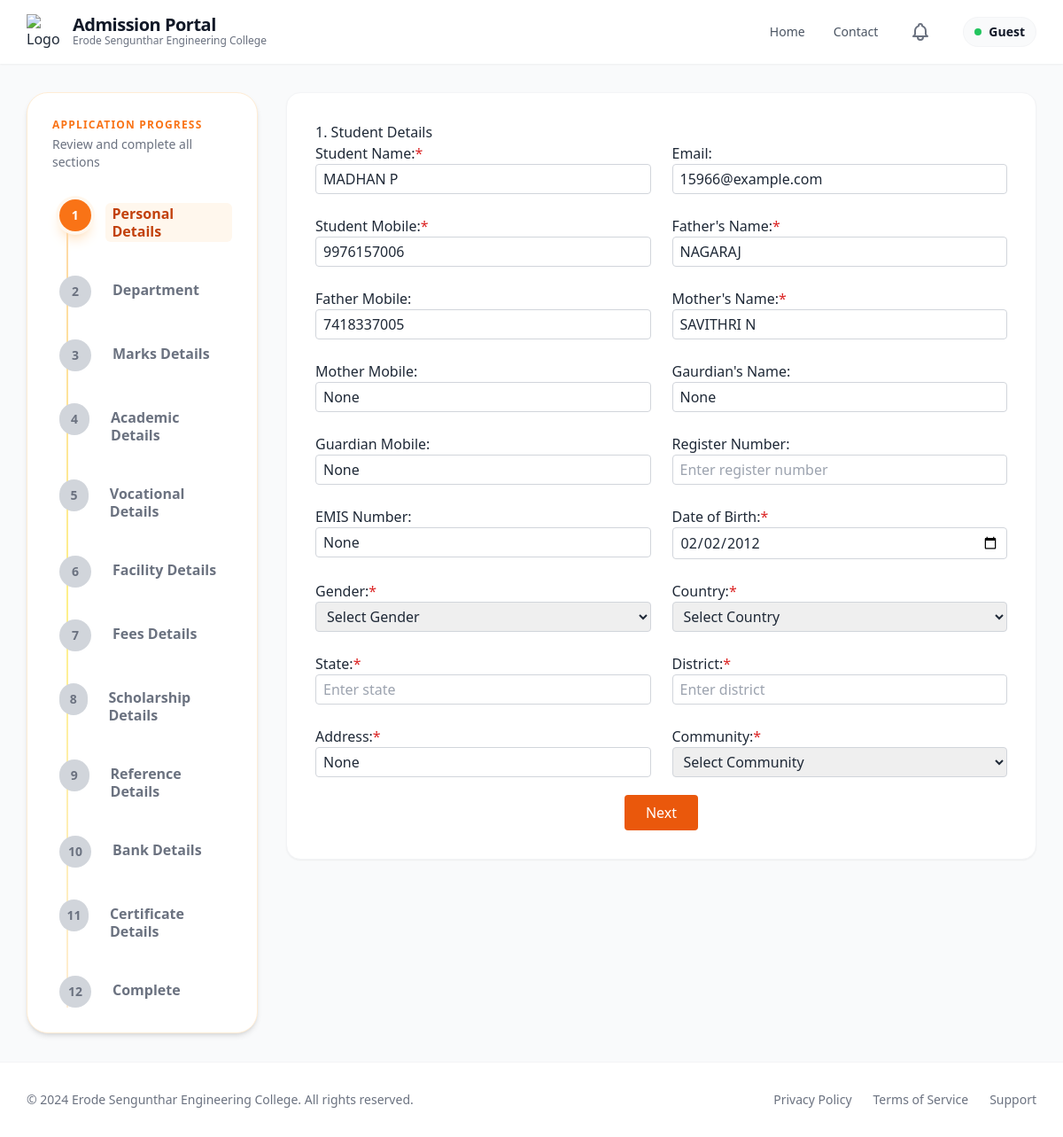
Screenshot of /personal_details/1000/ with the database file from the repository.
### app/models.py (models this page shows, shortened)
class Admission(models.Model):
    ADMISSION_STATUS_CHOICES = (
        ('enquired', 'Enquired'),
        ('admitted', 'Admitted'),
        ('discontinued', 'Discontinued'),
        ('left', 'Left'),
    )
    admission_status = models.CharField(max_length=20, choices=ADMISSION_STATUS_CHOICES, default='enquired')
    application_number = models.CharField(max_length=100, blank=True, null=True)
    application_date = models.DateField(blank=True, null=True)
    admission_date = models.DateField(blank=True, null=True)
    allotment_number = models.CharField(max_length=100, blank=True, null=True)
    portal_status = models.CharField(max_length=50, blank=True, null=True)
    quota = models.CharField(max_length=50, blank=True, null=True)
    roll_number = models.CharField(max_length=100, blank=True, null=True)
    unique_id = models.CharField(max_length=100, blank=True, null=True)
    umis_number = models.CharField(max_length=100, blank=True, null=True)
    level = models.CharField(max_length=10, blank=True, null=True)
    course = models.CharField(max_length=100, blank=True, null=True)
    branch = models.CharField(max_length=100, blank=True, null=True)
    department_preferences = models.JSONField(default=dict, blank=True, null=True)
    pg_dept = models.CharField(max_length=255, blank=True, null=True)
    is_fg = models.BooleanField(default=False, blank=True, null=True)
    fg_number = models.CharField(max_length=100, blank=True, null=True)
    pmss = models.BooleanField(default=False, blank=True, null=True)
    seven_five = models.BooleanField(default=False, blank=True, null=True)
    student_name = models.CharField(max_length=255, blank=True, null=True)
    dob = models.DateField(blank=True, null=True)
    gender = models.CharField(max_length=10, blank=True, null=True)
    community = models.CharField(max_length=50, blank=True, null=True)
    caste = models.CharField(max_length=100, blank=True, null=True)
    region = models.CharField(max_length=100, blank=True, null=True)
    aadhaar_number = models.CharField(max_length=12, blank=True, null=True)
    father_name = models.CharField(max_length=255, blank=True, null=True)
    mother_name = models.CharField(max_length=255, blank=True, null=True)
    guardian_name = models.CharField(max_length=255, blank=True, null=True)
    father_mobile = models.CharField(max_length=15, blank=True, null=True)
    mother_mobile = models.CharField(max_length=15, blank=True, null=True)
    guardian_mobile = models.CharField(max_length=15, blank=True, null=True)
    email = models.EmailField(blank=True, null=True)
    student_mobile = models.CharField(max_length=15, blank=True, null=True)
    address = models.TextField(blank=True, null=True)
    pincode = models.CharField(max_length=10, blank=True, null=True)
    district = models.CharField(max_length=100, blank=True, null=True)
    state = models.CharField(max_length=100, blank=True, null=True)
    country = models.CharField(max_length=100, blank=True, null=True)
    qualification = models.CharField(max_length=10, blank=True, null=True)
    tenth_total = models.CharField(max_length=50, blank=True, null=True)
    tenth_percentage = models.CharField(max_length=50, blank=True, null=True)
    twelfth_total = models.CharField(max_length=50, blank=True, null=True)
    twelfth_percentage = models.CharField(max_length=50, blank=True, null=True)
    twelfth_major = models.CharField(max_length=255, blank=True, null=True)
    twelth_reg_no = models.CharField(max_length=50, blank=True, null=True)
    maths_marks = models.DecimalField(max_digits=5, decimal_places=2, blank=True, null=True)
    physics_marks = models.DecimalField(max_digits=5, decimal_places=2, blank=True, null=True)
    chemistry_marks = models.DecimalField(max_digits=5, decimal_places=2, blank=True, null=True)
    cutoff_marks = models.DecimalField(max_digits=5, decimal_places=2, blank=True, null=True)
    diploma_total = models.CharField(max_length=50, blank=True, null=True)
    diploma_percentage = models.CharField(max_length=50, blank=True, null=True)
    diploma_major = models.CharField(max_length=255, blank=True, null=True)
    board = models.CharField(max_length=50, blank=True, null=True)
    year_passing = models.IntegerField(blank=True, null=True)
    medium = models.CharField(max_length=50, blank=True, null=True)
    last_school = models.CharField(max_length=255, blank=True, null=True)
    vocational_stream = models.CharField(max_length=255, blank=True, null=True)
    skill_proof = models.FileField(upload_to=vocational_upload_path, blank=True, null=True)
    college_fee = models.DecimalField(max_digits=10, decimal_places=2, blank=True, null=True)
    hostel_fee = models.DecimalField(max_digits=10, decimal_places=2, blank=True, null=True)
    bus_fee = models.DecimalField(max_digits=10, decimal_places=2, blank=True, null=True)
    other_fee = models.DecimalField(max_digits=10, decimal_places=2, blank=True, null=True)
    paid_fee = models.DecimalField(max_digits=10, decimal_places=2, blank=True, null=True)
    concession_amount = models.DecimalField(max_digits=10, decimal_places=2, blank=True, null=True)
    unpaid_fee = models.DecimalField(max_digits=10, decimal_places=2, blank=True, null=True)
    transaction_id = models.CharField(max_length=50, blank=True, null=True)
    transaction_date = models.DateTimeField(blank=True, null=True)
    had_paid = models.BooleanField(default=False, blank=True, null=True)
    facility_type = models.CharField(max_length=20, blank=True, null=True)
    hostel_name = models.CharField(max_length=100, blank=True, null=True)
    boarding_point = models.CharField(max_length=100, blank=True, null=True)
    bus_needed = models.CharField(max_length=10, blank=True, null=True)
    bus_route = models.CharField(max_length=255, blank=True, null=True)
    hostel_needed = models.CharField(max_length=10, blank=True, null=True)
    hostel_type = models.CharField(max_length=100, blank=True, null=True)
    room_type = models.CharField(max_length=100, blank=True, null=True)
    mess_type = models.CharField(max_length=100, blank=True, null=True)
    hostel_fee_amount = models.DecimalField(max_digits=10, decimal_places=2, blank=True, null=True)
    account_holder_name = models.CharField(max_length=255, blank=True, null=True)
    account_number = models.CharField(max_length=30, blank=True, null=True)
    bank_name = models.CharField(max_length=100, blank=True, null=True)
    ifsc_code = models.CharField(max_length=15, blank=True, null=True)
    bank_branch = models.CharField(max_length=100, blank=True, null=True)
    seeding_status = models.CharField(max_length=50, blank=True, null=True)
    tc = models.FileField(upload_to=certificate_upload_path, blank=True, null=True)
    community_cert = models.FileField(upload_to=certificate_upload_path, blank=True, null=True)
    aadhaar = models.FileField(upload_to=certificate_upload_path, blank=True, null=True)
    tenth_marksheet = models.FileField(upload_to=certificate_upload_path, blank=True, null=True)
    twelfth_marksheet = models.FileField(upload_to=certificate_upload_path, blank=True, null=True)
    photo = models.FileField(upload_to=photo_upload_path, blank=True, null=True)
    created_at = models.DateTimeField(auto_now_add=True)

### app/application_forms/personal_details.py (the view, shortened to what this page needs)
# urls.py: path('personal_details/', personal_details.personal_details, name='personal_details'),
def personal_details(request, pk=None):
    admission = Admission.objects.filter(pk=pk).first() if pk else None
    return render(request, 'details_form/personal_details.html', {
        'admission': admission,
        'pk': pk,
        'title': 'Personal Details',
        'steps': get_steps(),
        'current_step': 1
    })

### app/utils.py (called while the page is built)
def get_steps():
    return [
        {"number": 1, "label": "Personal Details"},
        {"number": 2, "label": "Department"},
        {"number": 3, "label": "Marks Details"},
        {"number": 4, "label": "Academic Details"},
        {"number": 5, "label": "Vocational Details"},
        {"number": 6, "label": "Facility Details"},
        {"number": 7, "label": "Fees Details"},
        {"number": 8, "label": "Scholarship Details"},
        {"number": 9, "label": "Reference Details"},
        {"number": 10, "label": "Bank Details"},
        {"number": 11, "label": "Certificate Details"},
        {"number": 12, "label": "Complete"},
    ]

### templates/details_form/personal_details.html (shortened to what this page needs)
{% extends 'details_form/Created_base.html' %}
{% block content %}
{% include "details_form/tracker.html" %}
<div class="col-span-1 lg:col-span-9">
  <div class="bg-white rounded-2xl shadow-sm border border-gray-100 p-6 md:p-8">
    <script src="https://cdn.tailwindcss.com"></script>
    <script src="https://cdn.tailwindcss.com"></script>
<form method="post" enctype="multipart/form-data" action="{% url 'personal_details' %}{% if pk %}?pk={{ pk }}{% endif %}" id="personalForm">
  <div class="card">
    <h2>1. Student Details</h2>
    <div class="grid grid-cols-1 md:grid-cols-2 gap-6">
      <div>
        <label>Student Name:<span class="text-red-600">*</span></label>
        <input type="text" name="student_name" value="{% if admission %}{{ admission.student_name }}{% endif %}" placeholder="Enter your full name" required class="w-full border border-gray-300 rounded px-2 py-1">
      </div>
      <div>
        <label>Email:</label>
        <input type="email" name="email" value="{% if admission %}{{ admission.email }}{% endif %}" placeholder="Enter your email" required class="w-full border border-gray-300 rounded px-2 py-1">
      </div>
      <div>
        <label>Student Mobile:<span class="text-red-600">*</span></label>
        <input type="tel" name="student_mobile" value="{% if admission %}{{ admission.student_mobile }}{% endif %}" placeholder="Enter student mobile number" class="w-full border border-gray-300 rounded px-2 py-1">
      </div>
      <div>
        <label>Father's Name:<span class="text-red-600">*</span></label>
        <input type="text" name="father_name" value="{% if admission %}{{ admission.father_name }}{% endif %}" placeholder="Enter your full name" class="w-full border border-gray-300 rounded px-2 py-1">
      </div>
      <div>
        <label>Father Mobile:</label>
        <input type="tel" name="father_mobile" value="{% if admission %}{{ admission.father_mobile }}{% endif %}" placeholder="Enter father mobile number" class="w-full border border-gray-300 rounded px-2 py-1">
      </div>
      <div>
        <label>Mother's Name:<span class="text-red-600">*</span></label>
        <input type="text" name="mother_name" value="{% if admission %}{{ admission.mother_name }}{% endif %}" placeholder="Enter your full name" class="w-full border border-gray-300 rounded px-2 py-1">
      </div>
      <div>
        <label>Mother Mobile:</label>
        <input type="tel" name="mother_mobile" value="{% if admission %}{{ admission.mother_mobile }}{% endif %}" placeholder="Enter mother mobile number" class="w-full border border-gray-300 rounded px-2 py-1">
      </div>
      <div>
        <label>Gaurdian's Name:</label>
        <input type="text" name="guardian_name" value="{% if admission %}{{ admission.guardian_name }}{% endif %}" placeholder="Enter your full name" class="w-full border border-gray-300 rounded px-2 py-1">
      </div>
      <div>
        <label>Guardian Mobile:</label>
        <input type="tel" name="guardian_mobile" value="{% if admission %}{{ admission.guardian_mobile }}{% endif %}" placeholder="Enter guardian mobile number" class="w-full border border-gray-300 rounded px-2 py-1">
      </div>
      <div>
        <label>Register Number:</label>
        <input type="text" name="register_number" value="{% if admission %}{{ admission.register_number }}{% endif %}" placeholder="Enter register number" required class="w-full border border-gray-300 rounded px-2 py-1">
      </div>
      <div>
        <label>EMIS Number:</label>
        <input type="text" name="umis_number" value="{% if admission %}{{ admission.umis_number }}{% endif %}" placeholder="Enter register number" class="w-full border border-gray-300 rounded px-2 py-1">
      </div>
      <div>
        <label>Date of Birth:<span class="text-red-600">*</span></label>
        <input type="date" name="dob" value="{% if admission %}{{ admission.dob|date:'Y-m-d' }}{% endif %}" required class="w-full border border-gray-300 rounded px-2 py-1">
      </div>
      <div>
        <label>Gender:<span class="text-red-600">*</span></label>
        <select name="gender" required class="w-full border border-gray-300 rounded px-2 py-1">
          <option value="">Select Gender</option>
        </select>
      </div>
      <div>
        <label>Country:<span class="text-red-600">*</span></label>
        <select name="country" id="country" required class="w-full border border-gray-300 rounded px-2 py-1">
          <option value="">Select Country</option>
        </select>
      </div>
      <div>
        <label>State:<span class="text-red-600">*</span></label>
        <input type="text" name="state_others" id="state_input" placeholder="Enter state" style="display:none;" class="w-full border border-gray-300 rounded px-2 py-1">
      </div>
      <div>
        <label>District:<span class="text-red-600">*</span></label>
        <input type="text" name="district_others" id="district_input" placeholder="Enter district" style="display:none;" class="w-full border border-gray-300 rounded px-2 py-1">
      </div>
      <div>
        <label>Address:<span class="text-red-600">*</span></label>
        <input type="text" name="address" value="{% if admission %}{{ admission.address }}{% endif %}" placeholder="Enter address" required class="w-full border border-gray-300 rounded px-2 py-1">
      </div>
      <div>
        <label>Community:<span class="text-red-600">*</span></label>
        <select name="community" class="w-full border border-gray-300 rounded px-2 py-1">
          <option value="">Select Community</option>
        </select>
      </div>
    </div>
    <div class="text-center mt-5">
      <button type="submit" class="bg-orange-600 text-white px-6 py-2 rounded hover:bg-orange-700">Next</button>
    </div>
  </div>
</form>
  </div>
</div>
{% endblock %}

### templates/details_form/Created_base.html (style rules this page uses)
button { background-color: #f59e0b; color: #ffffff; padding: 0.5rem 1.5rem; border-radius: 9999px; border: none; cursor: pointer; transition: background-color 0.2s ease-in-out; }

### rows the page displays
Admission: student_name "MADHAN P", email "15966@example.com", student_mobile "9976157006", father_name "NAGARAJ", father_mobile "7418337005", mother_name "SAVITHRI N", mother_mobile "None", guardian_name "None", guardian_mobile "None", umis_number "None", dob "02/02/2012", address "None"

### other values shown
{{ user.username|default:"Guest" }} "Guest"
{{ step.number }} "1" "2" "3" "4" "5" "6" "7" "8" "9" "10" "11" "12"
{{ step.label }} "Personal Details" "Department" "Marks Details" "Academic Details" "Vocational Details" "Facility Details" "Fees Details" "Scholarship Details" "Reference Details" "Bank Details" "Certificate Details" "Complete"
